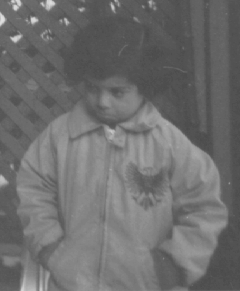
%> input picture Matlab/PiecewiseStretching/pout.tif, 240 x 291 px
$ octave Main.m   (GNU Octave 9; MATLAB toolbox functions it lacks are replaced by stand-ins)
%> lines starting %> are read from the running program, lines starting %| are printed output that depends on the picture
close all;
clear;
clc;

% Main function
function pieceWiseTransformation()
    % Inputs
    [inputImage, r1, s1, r2, s2] = getInputs();

    % Apply Piece-Wise Transformation
    outputImage = applyPieceWiseTransformation(r1, s1, r2, s2, inputImage);

    % Generate Transformation Function
    [x, y] = generateTransformationFunction(r1, s1, r2, s2);

    % Display Results
    displayResults(inputImage, outputImage, x, y);
end

% Function to get inputs from the user
function [inputImage, r1, s1, r2, s2] = getInputs()
    inputImage = imread('pout.tif');
%> inputImage is the input picture: size 291x240 uint8; min 74, max 224, mean 110.3
    prompt = {'Enter r1:', 'Enter s1:', 'Enter r2:', 'Enter s2:'};
    dlgTitle = 'Enter Two Points for Transformation';
    numLines = 1;
    def = {'75', '10', '170', '240'};
    answer = inputdlg(prompt, dlgTitle, numLines, def);
%> the answer given: 75, 10, 170, 240
%> in pieceWiseTransformation, `[inputImage, r1, s1, r2, s2] = getInputs();`: r1 = 75; s1 = 10; r2 = 170; s2 = 240
    r1 = str2double(answer{1});
    s1 = str2double(answer{2});
    r2 = str2double(answer{3});
    s2 = str2double(answer{4});
end

% Function to apply piece-wise transformation
function outputImage = applyPieceWiseTransformation(r1, s1, r2, s2, inputImage)
%> called with r1 = 75, s1 = 10, r2 = 170, s2 = 240
    [rows, cols] = size(inputImage);
%> rows = 291; cols = 240
    outputImage = zeros(rows, cols);

    for i = 1:rows
        for j = 1:cols
            if inputImage(i, j) <= r1
                outputImage(i, j) = (s1 / r1) * inputImage(i, j);
            elseif inputImage(i, j) > r1 && inputImage(i, j) <= r2
                outputImage(i, j) = s1 + ((s2 - s1) / (r2 - r1)) * (inputImage(i, j) - r1);
            elseif inputImage(i, j) > r2
                outputImage(i, j) = s2 + ((255 - s2) / (255 - r2)) * (inputImage(i, j) - r2);
            end
        end
    end
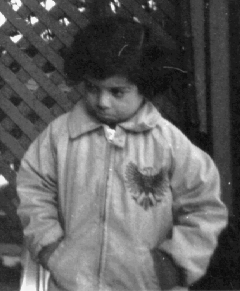
%> outputImage: size 291x240 double; min 10, max 250, mean 95.2
end

% Function to generate transformation function
function [x, y] = generateTransformationFunction(r1, s1, r2, s2)
%> called with r1 = 75, s1 = 10, r2 = 170, s2 = 240
    x = 0:255;
    y = (s1 / r1) * x .* (x <= r1) + ...
        (s1 + ((s2 - s1) / (r2 - r1)) * (x - r1)) .* (x > r1 & x <= r2) + ...
        (s2 + ((255 - s2) / (255 - r2)) * (x - r2)) .* (x > r2);
%> y = 256 values from 0 to 255
end

% Function to display results
function displayResults(inputImage, outputImage, x, y)
    figure,
    subplot(3, 3, 1), imshow(inputImage), title('Main Image');
    subplot(3, 3, 7), imhist(inputImage), title('Histogram of Input Image');
    subplot(3, 3, 5), plot(x, y), title('Transformation'), xlim([0, 255]), ylim([0, 255]);
    subplot(3, 3, 3), imshow(uint8(outputImage)), title('Output Image');
    subplot(3, 3, 9), imhist(uint8(outputImage)), title('Histogram of Output Image');
end

% Call the main function
pieceWiseTransformation();
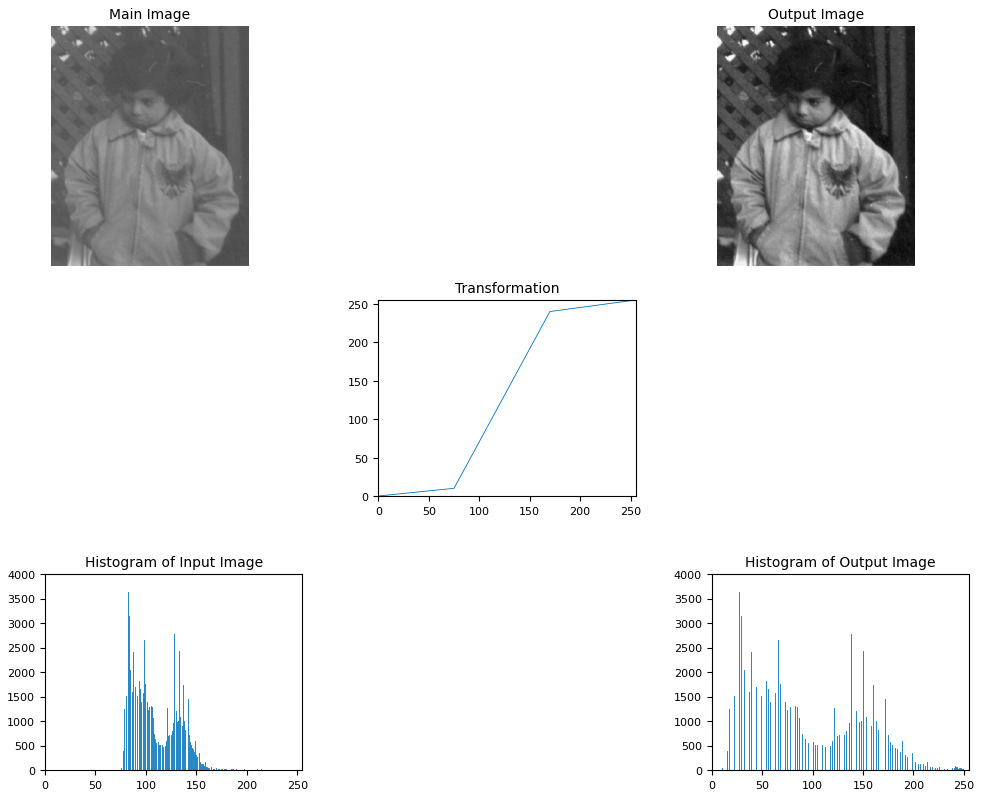
%> figure redrawn from the program's plot data, 5 panels
